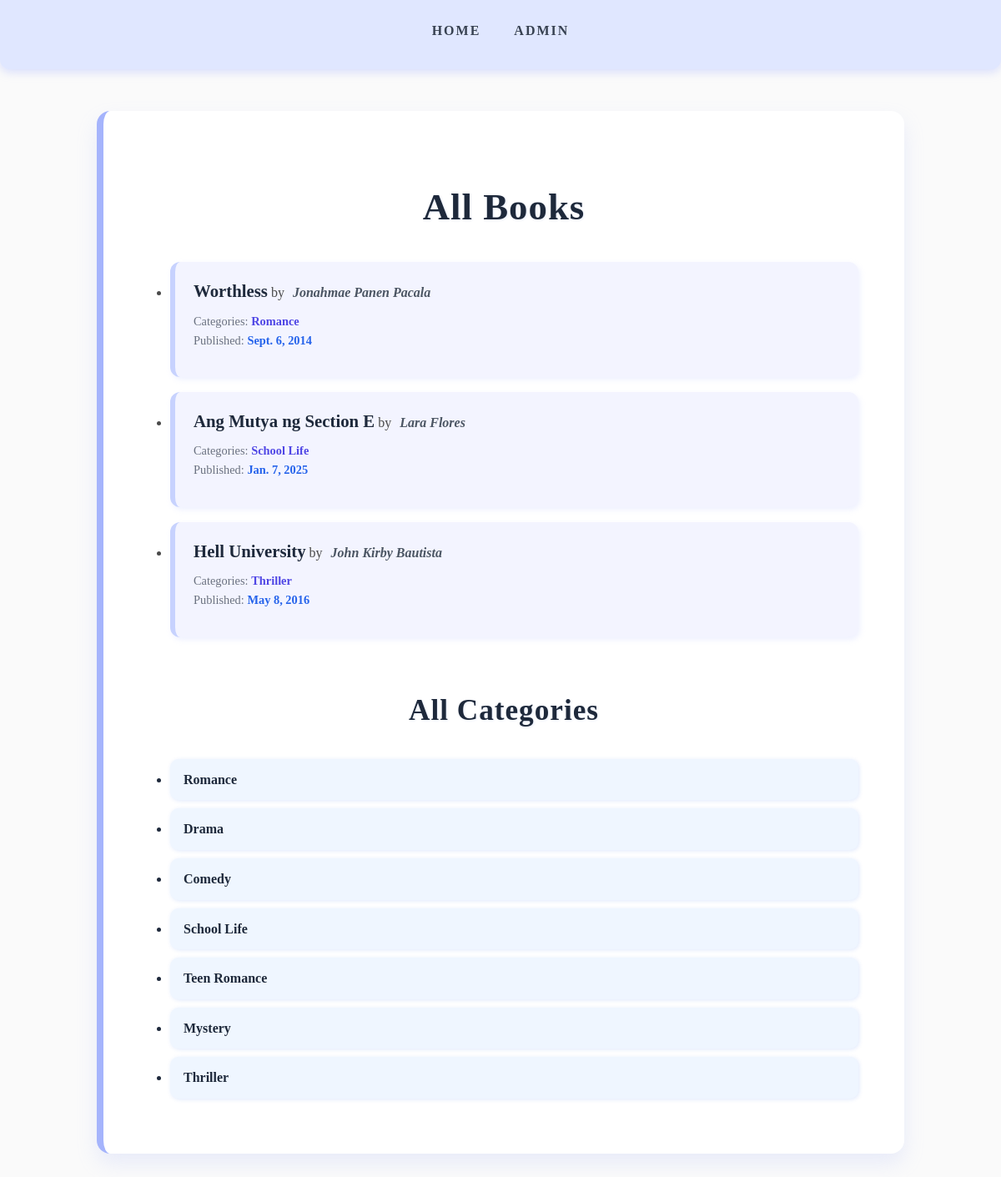
The page / on the database its author committed.
### library/models.py (models this page shows, shortened)
class Book(models.Model):
    title = models.CharField(max_length=200)
    author = models.ForeignKey(Author, on_delete=models.CASCADE)
    categories = models.ManyToManyField(Category)
    published = models.DateField()

class Author(models.Model):
    name = models.CharField(max_length=100)

class Category(models.Model):
    name = models.CharField(max_length=100)

### library/views.py (the view)
# urls.py: path('', views.library_home, name='library_home'),
def library_home(request):
    books = Book.objects.all()
    categories = Category.objects.all()
    return render(request, 'library/home.html', {'books': books, 'categories': categories})

### library/templates/library/home.html (shortened to what this page needs)
{% load static %}
<!DOCTYPE html>
<html lang="en">
<head>
    <link rel="stylesheet" href="{% static 'library/style.css' %}">
</head>
<body>
<nav>
  <a href="/">Home</a>
  <a href="/admin/">Admin</a>
</nav>
<div class="container">
    <h1>All Books</h1>
    <ul class="book-list">
        {% for book in books %}
            <li>
                <strong class="book-title">{{ book.title }}</strong> by <span class="book-author">{{ book.author.name }}</span>
                <p class="book-meta">
                    Categories:
                    {% for cat in book.categories.all %}
                        <span class="book-category">{{ cat.name }}</span>{% if not forloop.last %}, {% endif %}
                    {% empty %}
                        <span class="book-category">None</span>
                    {% endfor %}
                    <br>
                    Published: <span class="book-published">{{ book.published }}</span>
                </p>
            </li>
        {% empty %}
            <li>No books available.</li>
        {% endfor %}
    </ul>
    <h2>All Categories</h2>
    <ul class="category-list">
        {% for category in categories %}
            <li>{{ category.name }}</li>
        {% empty %}
            <li>No categories available.</li>
        {% endfor %}
    </ul>
</div>
</body>
</html>

### library/static/library/style.css (style rules this page uses)
body { font-family: 'Georgia', 'Times New Roman', serif; background: #fafafa; color: #4a4a4a; margin: 0; padding: 0; line-height: 1.6; animation: fadeIn 1s ease-in-out; min-height: 100vh; }
nav { background: #e0e7ff; display: flex; justify-content: center; padding: 18px 30px; box-shadow: 0 3px 12px rgba(160, 174, 255, 0.4); border-bottom-left-radius: 12px; border-bottom-right-radius: 12px; }
nav a { color: #374151; margin: 0 20px; font-weight: 700; text-transform: uppercase; letter-spacing: 2px; text-decoration: none; position: relative; font-size: 1rem; transition: color 0.3s ease; padding: 6px 0; }
nav a::after { content: ''; display: block; height: 3px; width: 0; background: #a5b4fc; transition: width 0.35s ease; margin: 6px auto 0; border-radius: 2px; }
.container { max-width: 850px; margin: 50px auto 80px; background: #ffffff; padding: 50px 55px; border-left: 8px solid #a5b4fc; border-radius: 16px; box-shadow: 0 12px 25px rgba(165, 180, 252, 0.2); animation: fadeIn 1.2s ease-in-out; }
h1, h2 { color: #1e293b; font-weight: 900; letter-spacing: 1px; margin-bottom: 30px; text-align: center; text-shadow: 1px 1px 3px rgba(29, 78, 216, 0.1); }
h1 { font-size: 2.8rem; }
h2 { font-size: 2.2rem; margin-top: 60px; }
.book-list, .category-list { padding-left: 25px; list-style-type: disc; }
.book-list li { margin: 18px 0; padding: 18px 22px; background: #f3f4ff; border-left: 6px solid #c7d2fe; border-radius: 12px; box-shadow: 2px 3px 6px rgba(199, 210, 254, 0.3); transition: all 0.3s ease; animation: fadeIn 1s ease-in-out; }
.book-title { font-size: 1.3rem; color: #1e293b; font-weight: 900; }
.book-author { font-style: italic; color: #4b5563; font-weight: 600; margin-left: 6px; }
.book-meta { margin-top: 8px; font-size: 0.9rem; color: #6b7280; font-style: normal; }
.book-category { font-weight: 600; color: #4f46e5; }
.book-published { font-weight: 600; color: #2563eb; }
.category-list li { margin: 10px 0; padding: 12px 16px; background: #eff6ff; border-radius: 10px; color: #1e293b; font-weight: 600; box-shadow: 1px 1px 5px rgba(37, 99, 235, 0.15); transition: background-color 0.25s ease; }

### rows shown on the page
Book: title "Worthless", author.name "Jonahmae Panen Pacala", published "Sept. 6, 2014"
Category: name "Romance"
Book: title "Ang Mutya ng Section E", author.name "Lara Flores", published "Jan. 7, 2025"
Category: name "School Life"
Book: title "Hell University", author.name "John Kirby Bautista", published "May 8, 2016"
Category: name "Thriller"
Category: name "Drama"
Category: name "Comedy"
Category: name "Teen Romance"
Category: name "Mystery"
